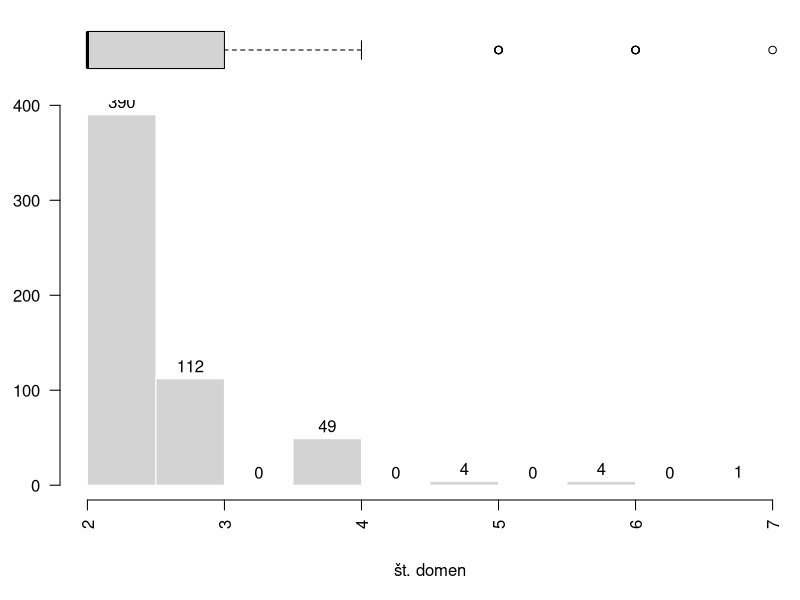
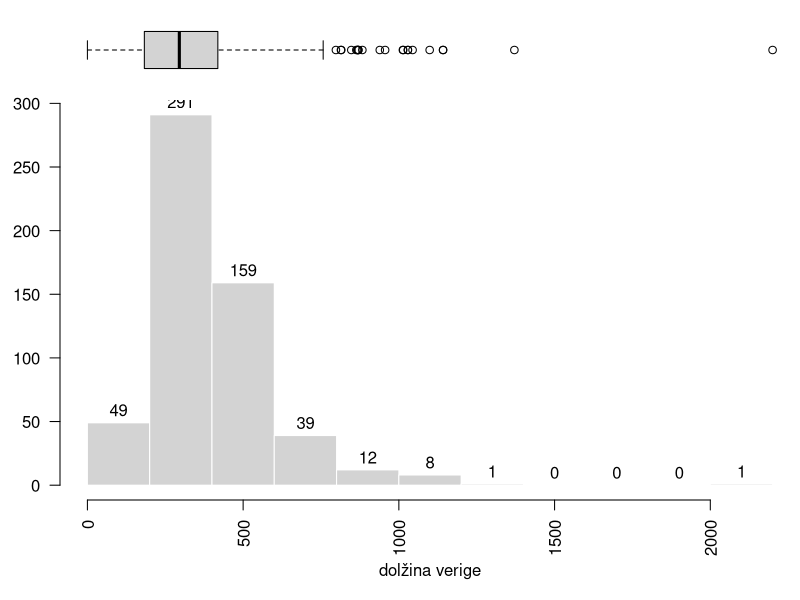

These charts were generated, in order, by the following R code: (Note: this script raises an error after producing the figures.)
library(dplyr)
library(ggplot2)

getwd()
# setwd("..")

# WARN: beri build_decompositions_csv.py za format
csv <- read.csv("sword_results.csv", header = TRUE) |>
    as_tibble() |>
    group_by(protein)
csv

# odstrani tiste, ki imajo samo eno domeno v optimalni particiji
multidomain <- csv |> filter(max(domain[partition == 0]) > 1)
multidomain

# WARN: samo po optimalnih particijah
md_opt <- multidomain[multidomain$partition == 0, ]
proteins <- unique(md_opt$protein)

prot_group <- function(d, p)
{
    d[d$protein == p, ]
}

sexy_hist <- function(data, labl=TRUE, b=nclass.Sturges(data), xl="", yl="")
{
    # set layout
    lay_mat <- matrix(c(1, 2), nrow = 2)
    lay <- layout(mat = lay_mat, heights = c(1, 5))

    # plot
    par(mar = c(0, 3, 0, 0))
    boxplot(data,
            horizontal = TRUE,
            # ylim = c(min(data)-10, max(data)+10),
            axes = FALSE)

    par(mar = c(5, 3, 0, 0))
    hist(data,
         breaks = b,
         border = "white",
         # xlim = c(min(data)-10, max(data)+10),
         xlab = xl,
         ylab = yl,
         labels = labl,
         las = 2,
         main = "")
}

# TODO: kakšna je distribucija števila domen
md_opt$protein |> table() |> sexy_hist(xl = "št. domen")

# največ jih ima 2 domeni, kar je super za nas i think
which(table(md_opt$protein) == 2) |> length()

# TODO: kakšna je distribucija velikost proteinov po dolžini aminokislinske verige

ds <- c()
for (prot in proteins) {
    df <- prot_group(md_opt, prot)
    ds <- c(ds, max(df$end))
}
sexy_hist(ds, xl = "dolžina verige")

# TODO: ugotovi kateri kršijo razmerje 1:2, 1:3 v velikosti domen
# večje kot 1:3 je slabo
# iz start in end izračunaj velikost domene, primerjaj

check_ratios <- function(df, cutoff = 0.67)
{
    keep <- c()
    for (prot in proteins) {
        df <- prot_group(md_opt, prot) |> as.data.frame() # tu nočem tibble

        # velikosti domen
        dsizes <- df$end - df$start + 1 # ker je 1-based

        # preveri ali katere kombinacije NE ustrezajo pogoju
        # kombinacije vseh domen: (1,2), (1,3), (2,3) ...
        # transponirano, da je dimenzije N×2
        m <- combn(df$domain, m = 2) |> t()

        # kombinacija po kombinaciji, razmerje med domenama
        # razmerje manjša/večja domena, da je v intervalu [0,1]
        ratios <- apply(m, 1, \(x) min(dsizes[x]) / max(dsizes[x]))

        # ohrani protein, če razmerja ustrezajo
        if (all(ratios < cutoff)) {
            keep <- c(keep, prot)
        }
    }
    keep
}

# manj strogo
keep <- check_ratios(md_opt)
length(keep)
length(proteins) - length(keep)
md_opt[which(md_opt$protein %in% keep), ]
write.csv(file = "ratio_1v3.csv",
          x = md_opt[which(md_opt$protein %in% keep), ],
          quote = FALSE,
          sep = ",",
          row.names = FALSE)

# bolj strogo
keep <- check_ratios(md_opt, cutoff = 0.5)
length(keep)
length(proteins) - length(keep)
write.csv(file = "ratio_1v2.csv",
          x = md_opt[which(md_opt$protein %in% keep), ],
          quote = FALSE,
          sep = ",",
          row.names = FALSE)

md_keep <- read.csv(file = "ratio_1v2.csv", sep = ",", header = TRUE) |>
    as_tibble() |>
    group_by(protein)

# TODO: PREVERI AMBIGUITY INDEX
# do 3 je okej in my book
md_keep$aindex |> table()

# TODO: PREVERI AUL VREDNOST
# če je slaba potem odstrani... ampak slaba je kdaj? manj kot 50..?
# odvisno od podatkov..? Ali se sploh splača naprej? Preveri porazdelitev

# NOTE: vzame vse AUL vrednosti, moral bi vzeti min/max/mean vsakega proteina (?)
# moram se znebit vseh proteinov, ki imajo v katerikoli domeni AUL manjši od cutoff
# gledam porazdelitev "najslabših" domen med proteini, vsak protein ima enega predstavnika

bad_doms <- data.frame()

for (prot in unique(md_keep$protein)) {
    df <- prot_group(md_keep, prot)

    # najdi najslabšo domeno
    bad_dom <- which(df$AUL == min(df$AUL))[1]

    # dodaj na seznam
    bad_doms <- rbind(bad_doms, df[bad_dom, ])
}

bad_doms

# vsak protein je notri
all(group_keys(bad_doms) == group_keys(md_keep))

# ni duplikatov
all(bad_doms$protein == unique(bad_doms$protein))

for (c in c(50, 75, 90))
{
    cutoff <- c

    n_below <- sum(bad_doms$AUL < cutoff)
    n_above <- sum(bad_doms$AUL >= cutoff)

    ggplot(bad_doms, aes(x = AUL)) +
        geom_histogram(aes(fill = after_stat(x) >= cutoff),
                       breaks = seq(0, 100, length.out = 31),
                       color = "white",
                       linewidth = 0.4) +
        # stat_bin(aes(label = after_stat(count)),
        #          geom = "text",
        #          breaks = seq(0, 100, length.out = 31),
        #          vjust = -0.5,
        #          size = 3.5) +
        scale_fill_hue(labels = c(n_below, n_above)) +
        scale_y_continuous(expand = expansion(mult = c(0, 0.1))) +
        labs(title = paste("AUL vrednosti izbranih proteinov, cutoff", cutoff),
             x = "AUL (%)",
             y = "",
             fill = "counts") +
        theme_bw() +
        theme(plot.title = element_text(hjust = 0.5, size = 15),
              legend.position = c(0.15, 0.85),
              legend.background = element_rect(fill = "white"),
        )
        ggsave(filename = paste0("aul", cutoff, ".png"))
}

# TODO: ohrani vse ki so kvalitetni
selected <- bad_doms[which(bad_doms$AUL >= 75), ]$protein
final <- filter(md_keep, protein %in% selected)

write.csv(file = "clean_dataset.csv",
          x = final,
          sep = ",",
          quote = FALSE,
          row.names = FALSE)
